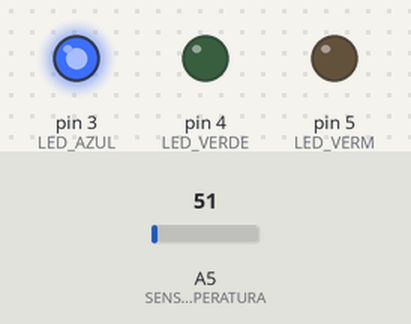
A sketch run on a simulated Arduino Uno, built with avr-gcc and run on an emulated ATmega328P. Parts: output pins drawn as LEDs (lit = HIGH). Inputs (shaded band) come from the test bench; at power-on: A5 (SENSOR_TEMPERATURA) = 51.

Above: at 1.2 s.
1.3 s: A5 (SENSOR_TEMPERATURA) set to 114
2.8 s: A5 (SENSOR_TEMPERATURA) set to 135
At 3.1 s:
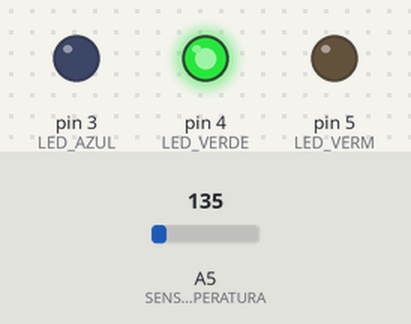
4.3 s: A5 (SENSOR_TEMPERATURA) set to 112
At 5.4 s:
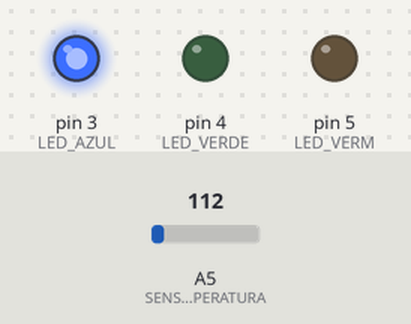
5.8 s: A5 (SENSOR_TEMPERATURA) set to 163
At 6.6 s:
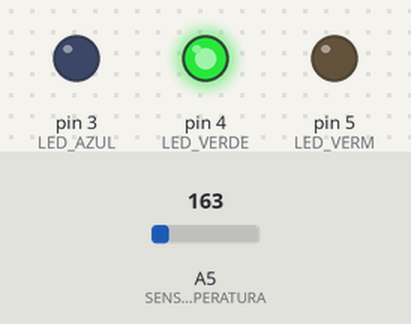
Timing chart, 0 to 8.3 s (numbered marks = the images above; inputs shaded):
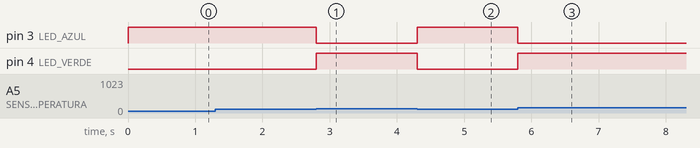

Measured:
- the behaviour switches between 125 and 126 on A5 (SENSOR_TEMPERATURA) (found by bisection; images 0 and 1)
- after the input at 1.3 s, every drawn part: stays the same
- after the input at 2.8 s, pin 3 (LED_AZUL): HIGH → LOW at once; pin 4 (LED_VERDE): LOW → HIGH at once
- after the input at 4.3 s, pin 3 (LED_AZUL): LOW → HIGH at once; pin 4 (LED_VERDE): HIGH → LOW at once
- after the input at 5.8 s, pin 3 (LED_AZUL): HIGH → LOW at once; pin 4 (LED_VERDE): LOW → HIGH at once

The sketch:

exercicio_1b_codigo.ino
```cpp
#define LED_AZUL 3
#define LED_VERDE 4
#define LED_VERM 5
#define SENSOR_TEMPERATURA A5

void setup(){
  pinMode(LED_AZUL, OUTPUT);
  pinMode(LED_VERDE, OUTPUT);
  pinMode(LED_VERM, OUTPUT);
}

void loop(){
  int temperatura = 0;

  temperatura = analogRead(SENSOR_TEMPERATURA);
  temperatura = map(temperatura, 20, 358, -40, 120);

  if(temperatura < 10)
    digitalWrite(LED_AZUL, HIGH);
  else
  	digitalWrite(LED_AZUL, LOW);

  if((temperatura >= 10)&&(temperatura < 30))
 	 digitalWrite(LED_VERDE, HIGH);
  else
  	digitalWrite(LED_VERDE, LOW);

  if(temperatura >= 30)
  	digitalWrite(LED_VERM, HIGH);
  else
  	digitalWrite(LED_VERM, LOW);

}
```
